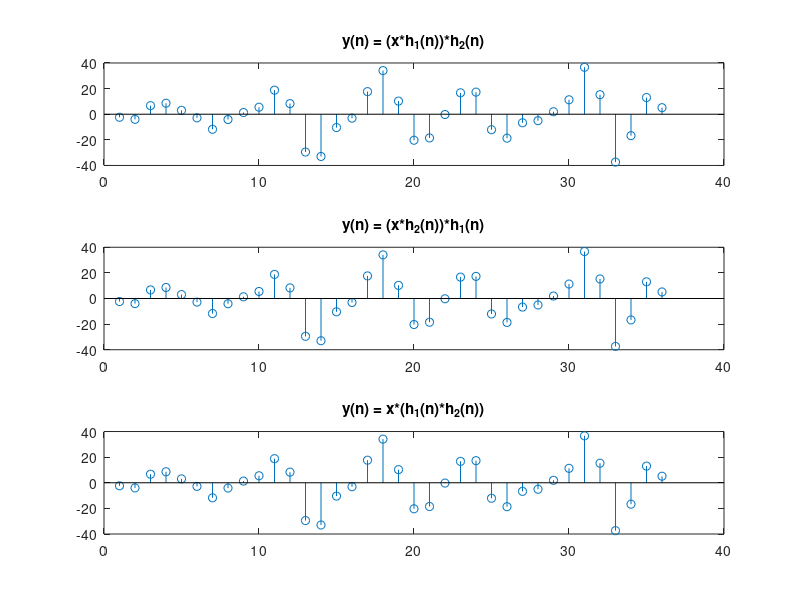

This chart was generated by the following MATLAB code:
h1 = [1 2 -2 -3]; %Hệ thống 1
h2 = [-2 0 3 1]; %Hệ thống 2
h = conv(h1,h2);
N = 30;
x = randn(1,N);

y11 = conv(x,h1);
y1 = conv(y11,h2);

y21 = conv(x,h2);
y2 = conv(y21,h1);

y = conv(x,h);

subplot(311),stem(y1);
title('y(n) = (x*h_1(n))*h_2(n)');

subplot(312),stem(y2);
title('y(n) = (x*h_2(n))*h_1(n)');

subplot(313),stem(y);
title('y(n) = x*(h_1(n)*h_2(n))');

%Ket luan: y1 = y2 -> giao hoan, y1=y1 = y -> ket hop

